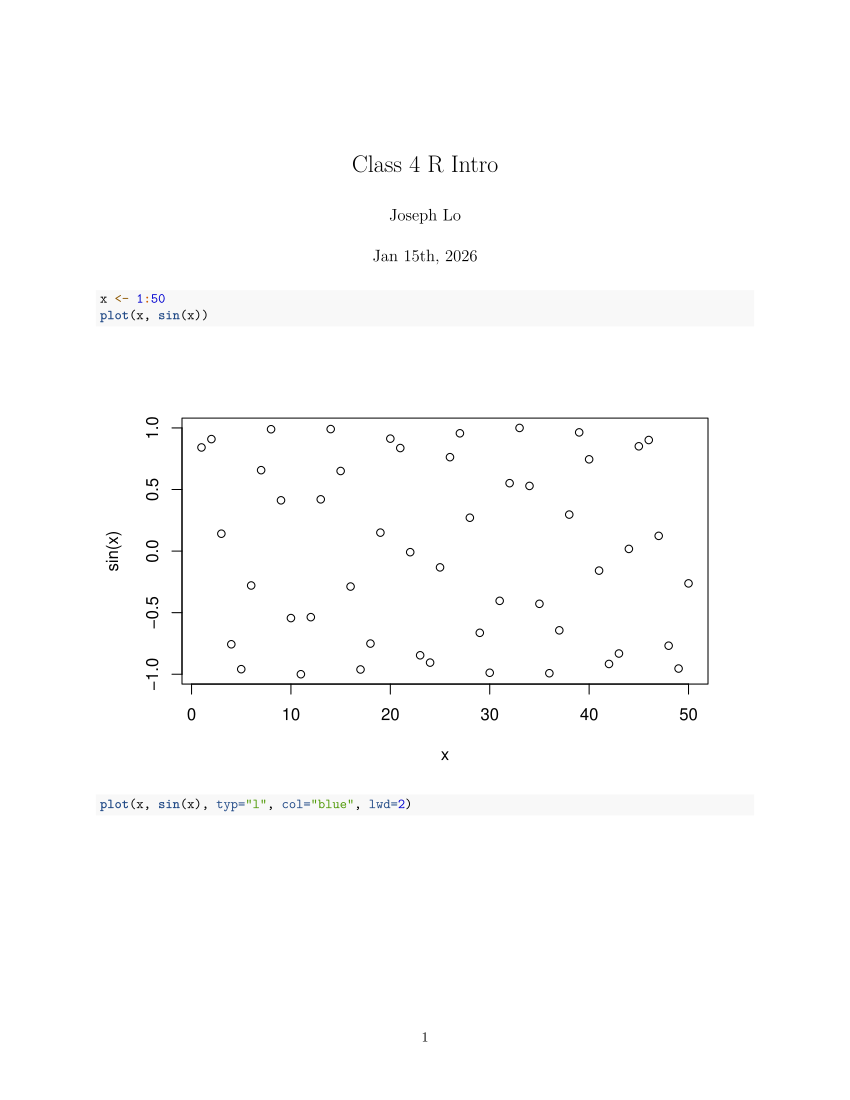

Here is the R script that generated this plot:
#' ---
#' title: "Class 4 R Intro"
#' author: "Joseph Lo"
#' date: "Jan 15th, 2026"
#' ---

x <- 1:50
plot(x, sin(x))
plot(x, sin(x), typ="l", col="blue", lwd=2)
log(10, base = 10)
